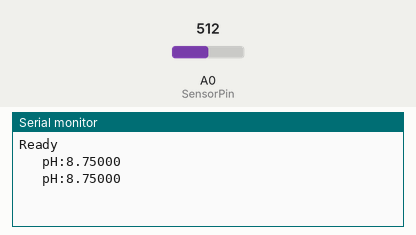
Recording of a sketch running on a simulated Arduino Uno, built with avr-gcc and run on an emulated ATmega328P. On the bench: the last lines printed to the serial monitor. Inputs (shaded band) come from the test bench; at power-on: A0 (SensorPin) = 512.

Above: at 1.2 s.
1.3 s: A0 (SensorPin) set to 716
At 2.2 s:
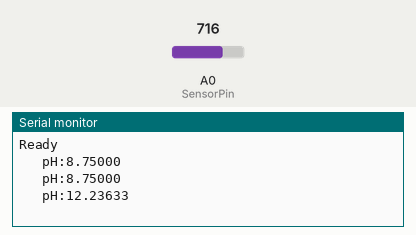
2.8 s: A0 (SensorPin) set to 900
At 3.5 s:
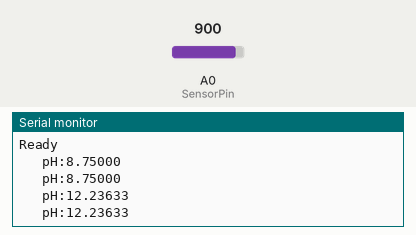
Timing chart, 0 to 5.8 s (numbered marks = the images above; inputs shaded):
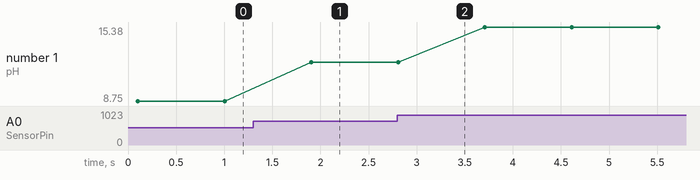

Measured:
- after the input at 1.3 s, the serial monitor: prints a new line after 0.61 s (image 1)
- plotted number 1: 8.75 → 12.24 after the input at 1.3 s, 12.24 → 15.38 after the input at 2.8 s

The sketch:

sketch_phdos.ino
```cpp
#define SensorPin A0                 //medidor de ph es conectado con el arduino
unsigned long int avgValue;          //Alamacenamos el valor medido del sensor
float b;                             //Declaramos la variable float para b
int buf [10], temp;                  //Declaramos una matriz de de variables

void setup ()
{
  Serial.begin (9600);               // Inicializamos la comunicacion serial a 9600bps
  Serial.println ("Ready");          //probamos la pantalla

}
void loop()
{
  for (int i=0;i<10;i++)             //obtenemos unos valores de muestra
  {
    buf [i]=analogRead (SensorPin);  //Asignamos a i sensor
    delay(10);                       //Esperamos 10 segundos
  }
  for(int i=0;i<9;i++)                //ordenamos los valores
{
    for(int j=i+1;j<10;j++)           //creamos un contador de j=i
    {
      if (buf[i]>buf[j])              //creamos una condicion
      {
        temp=buf[i];                  //asignamos temp
        buf[i]=buf[j];
        buf[j]=temp;
      }
    }
  }
  avgValue=0;                         //lectura del medidor de ph
  for(int i=2;i<8;i++)
  avgValue+=buf[i];                    //lectura del medidor mas la matriz
  float phValue=(float)avgValue*5.0/1024/6;   //ecuacion para la medida de ph
  phValue=3.5*phValue;                        //multiplicamos el valor por 3*5
  Serial.print("   pH:");                      //Imprimimos ph
  Serial.print(phValue,5);                     // Imprimimos el valor
  Serial.println(" ");
  delay(800);
}
```
